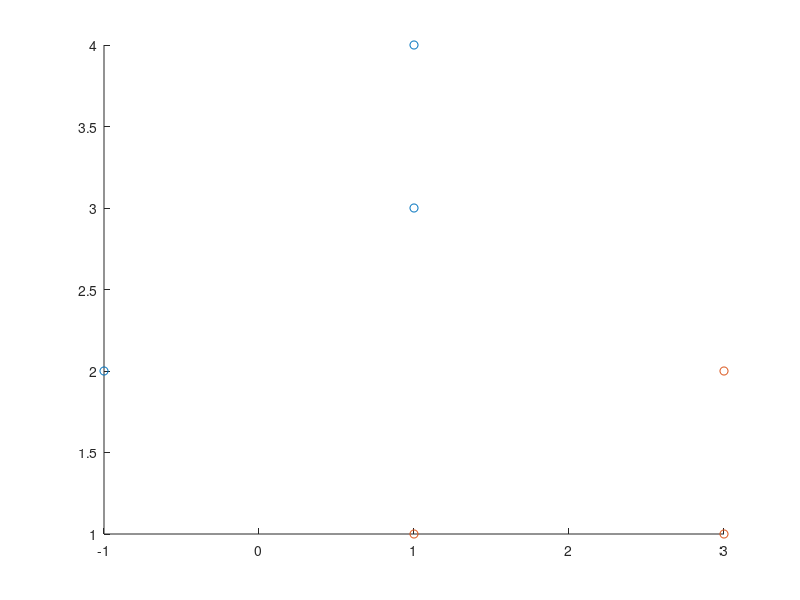

Write MATLAB code to recreate this figure. (Note: this script raises an error after producing the figure.)
%RESTESTRIGID Script that runs tests for answering question 1.5
%
%   Minimum working example:
%
%   >> resTestRigid

% Author: Gustav Nystedt          & Fredrik Gunnarsson,
%         guny0007@student.umu.se & frgu0031@student.umu.se
%   2018-11-18: First version.

% Define P and Q from exercise
P = [1 3 3;1 1 2];
Q = [-1 1 1;2 3 4];

% Visualise P and Q
figure
hold on
scatter(Q(1,:),Q(2,:))
scatter(P(1,:),P(2,:))

% Define x as given in exercise
x1 = [0.3488, -1.4039, 0.9495]';

% Use rigid_res2 to get jacobian and residuals for x, P and Q
[r1,J1,JJ1] = rigid_res2(x1,P,Q);

% Define variable range for testing surrounding points
theta = 0.3478:0.0001:0.3498;
d1 = -1.4050:0.0001:-1.403;
d2 = 0.9485:0.0001:0.9505;

l = 1; % Define stepping variable
nr = zeros(length(theta)*length(d1)*length(d2),1); % Pre-allocation
x = cell(length(theta)*length(d1)*length(d2),1); % Pre-allocation

% Loop over variables to test surrounding points
for i = 1:length(theta)
    for j = 1:length(d1)
        for k = 1:length(d2)
            x{l} = [theta(i), d1(j), d2(k)]'; % Extend x
            [r,~,~] = rigid_res2(x{l},P,Q); % Call rigid_res2 to get res
            nr(l) = norm(r); % Compute norm of residual and save to vector
            l = l + 1; % Increase stepping variable
        end
    end
end

% Plot residual norms
figure
plot(nr)

% Test to check if rigidalign produces same result as in previouse exercise
[R,t]=rigidalign(P,Q);
xApp = [acos(R(1,1));t(1);t(2)];

